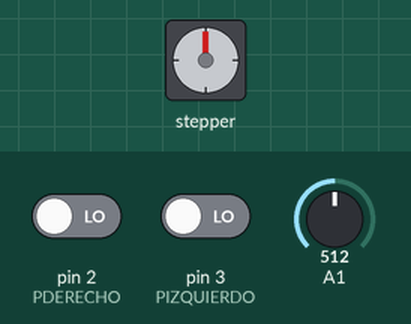
Simulated run of this sketch. Board: Arduino Uno, built with avr-gcc and run on an emulated ATmega328P. Shown: stepper motor. Inputs (shaded band) come from the test bench; at power-on: pin 2 (PDERECHO) LOW, A1 = 512, pin 3 (PIZQUIERDO) LOW. Stepper angles assume 200 steps per turn.

Above: at 1.2 s.
1.3 s: pin 2 (PDERECHO) driven HIGH
At 1.45 s:
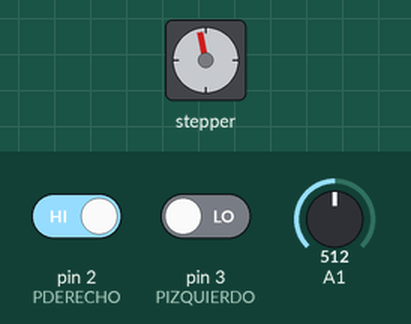
At 2.06 s:
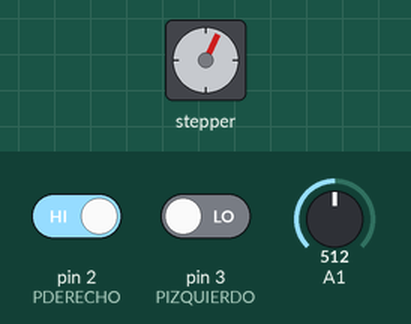
4.3 s: A1 set to 716
At 4.5 s:
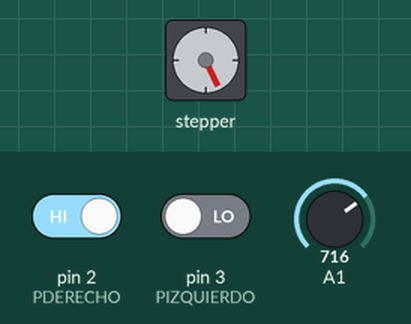
7.3 s: A1 set to 511
Timing chart, 0 to 16.3 s (numbered marks = the images above; inputs shaded):
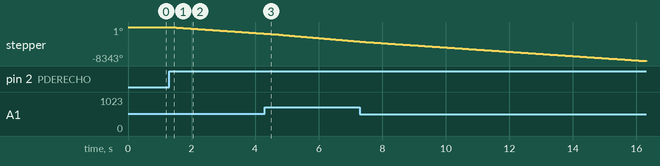

Measured:
- after the input at 1.3 s, stepper: keeps turning counter-clockwise at about 539°/s, starting at once

The sketch:

Simulador_de_Sensore_y_Actuadores.ino
```cpp
#include <Stepper.h>
#define STEPS 200
#define PDERECHO 2
#define PIZQUIERDO 3

int pot;
int direccion;

Stepper motor(STEPS, 8,9);

void setup() {
  // Velocidad del motor en RPM
  pinMode (PDERECHO, INPUT);
  pinMode (PIZQUIERDO, INPUT);
}

void loop() {
  // Girar una vuelta entera en un sentido
  pot = analogRead(A1);
  pot = map(pot, 0, 1023, 30, 150);

  motor.setSpeed(pot);
  motor.step(direccion);

  if(digitalRead(PIZQUIERDO)) direccion= 200;
  if(digitalRead(PDERECHO)) direccion= -200;
}
```
